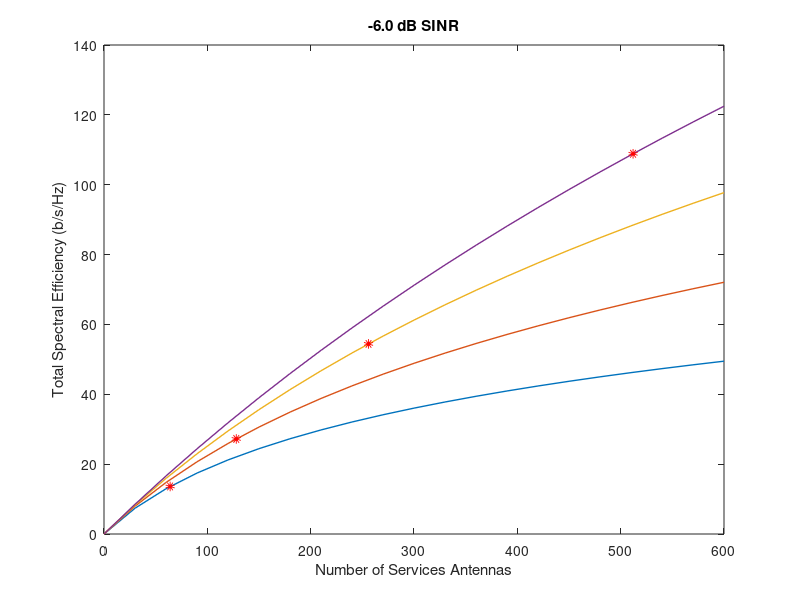

The MATLAB script that drew this image: (Note: this script raises an error after producing the figure.)
%%%%%% spectral efficiency versus number of BS antennas for K = 16, 32, 64, 128 users operating at a minus 6 dB SINR.
clear all
clc
p=10^(-0.6);
M=0:30:600;
for c=4:7
    k=2^c;
    Csumcb=k*log(1+M*p/(k*(1+p)))/log(2);
    plot(M,Csumcb,'LineWidth',1)
    hold on
end
%Specifying the effect of doubling the number of antennas of base statiions and the number od users simultaneously 
for a=4:7 
    M=2^(a+2);
    k=2^a;
    Csum=k*log(1+M*p/(k*(1+p)))/log(2);
    plot(M,Csum,'ro','LineWidth',5,'MarkerSize',2)
    hold on
end
xlabel('Number of Services Antennas')
ylabel('Total Spectral Efficiency (b/s/Hz)')
title('-6.0 dB SINR')
gtext('16 users')
gtext('32 users')
gtext('64 users')
gtext('128 users')
grid on